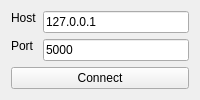
          <widget class="QWidget" name="tab_7">
           <attribute name="title">
            <string>Server</string>
           </attribute>
           <layout class="QFormLayout" name="formLayout_2">
            <item row="0" column="0">
             <widget class="QLabel" name="label_13">
              <property name="sizePolicy">
               <sizepolicy hsizetype="Expanding" vsizetype="Fixed">
                <horstretch>1</horstretch>
                <verstretch>1</verstretch>
               </sizepolicy>
              </property>
              <property name="text">
               <string>Host</string>
              </property>
             </widget>
            </item>
            <item row="0" column="1">
             <widget class="QLineEdit" name="line_edit_ip_server">
              <property name="sizePolicy">
               <sizepolicy hsizetype="Expanding" vsizetype="Fixed">
                <horstretch>1</horstretch>
                <verstretch>1</verstretch>
               </sizepolicy>
              </property>
              <property name="text">
               <string>127.0.0.1</string>
              </property>
             </widget>
            </item>
            <item row="1" column="0">
             <widget class="QLabel" name="label_14">
              <property name="sizePolicy">
               <sizepolicy hsizetype="Expanding" vsizetype="Fixed">
                <horstretch>1</horstretch>
                <verstretch>1</verstretch>
               </sizepolicy>
              </property>
              <property name="text">
               <string>Port</string>
              </property>
             </widget>
            </item>
            <item row="1" column="1">
             <widget class="QLineEdit" name="line_edit_port_server">
              <property name="sizePolicy">
               <sizepolicy hsizetype="Expanding" vsizetype="Fixed">
                <horstretch>1</horstretch>
                <verstretch>1</verstretch>
               </sizepolicy>
              </property>
              <property name="text">
               <string>5000</string>
              </property>
             </widget>
            </item>
            <item row="2" column="0" colspan="2">
             <widget class="QPushButton" name="but_connect_server">
              <property name="sizePolicy">
               <sizepolicy hsizetype="Expanding" vsizetype="Fixed">
                <horstretch>3</horstretch>
                <verstretch>3</verstretch>
               </sizepolicy>
              </property>
              <property name="text">
               <string>Connect</string>
              </property>
             </widget>
            </item>
           </layout>
          </widget>
